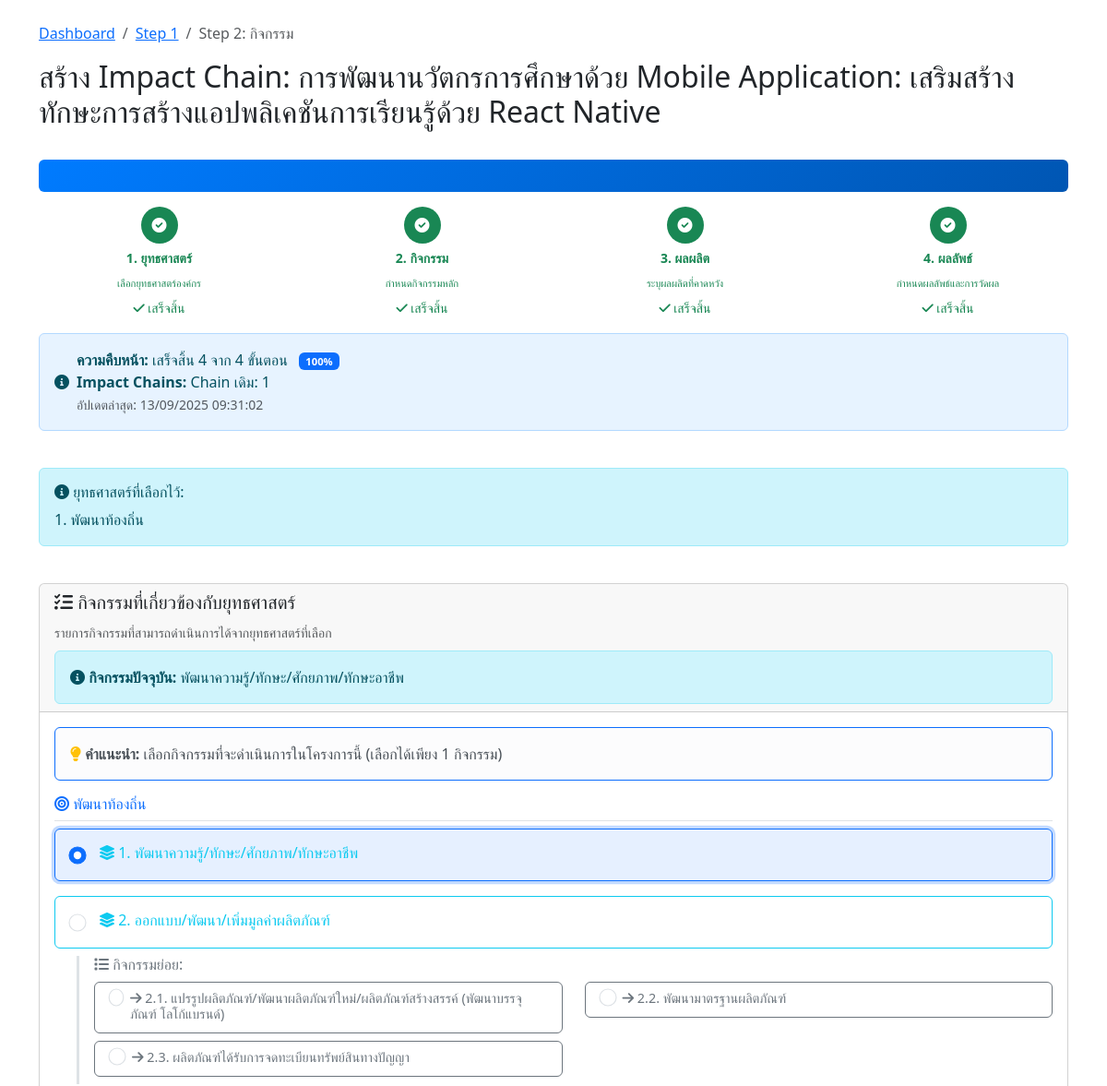
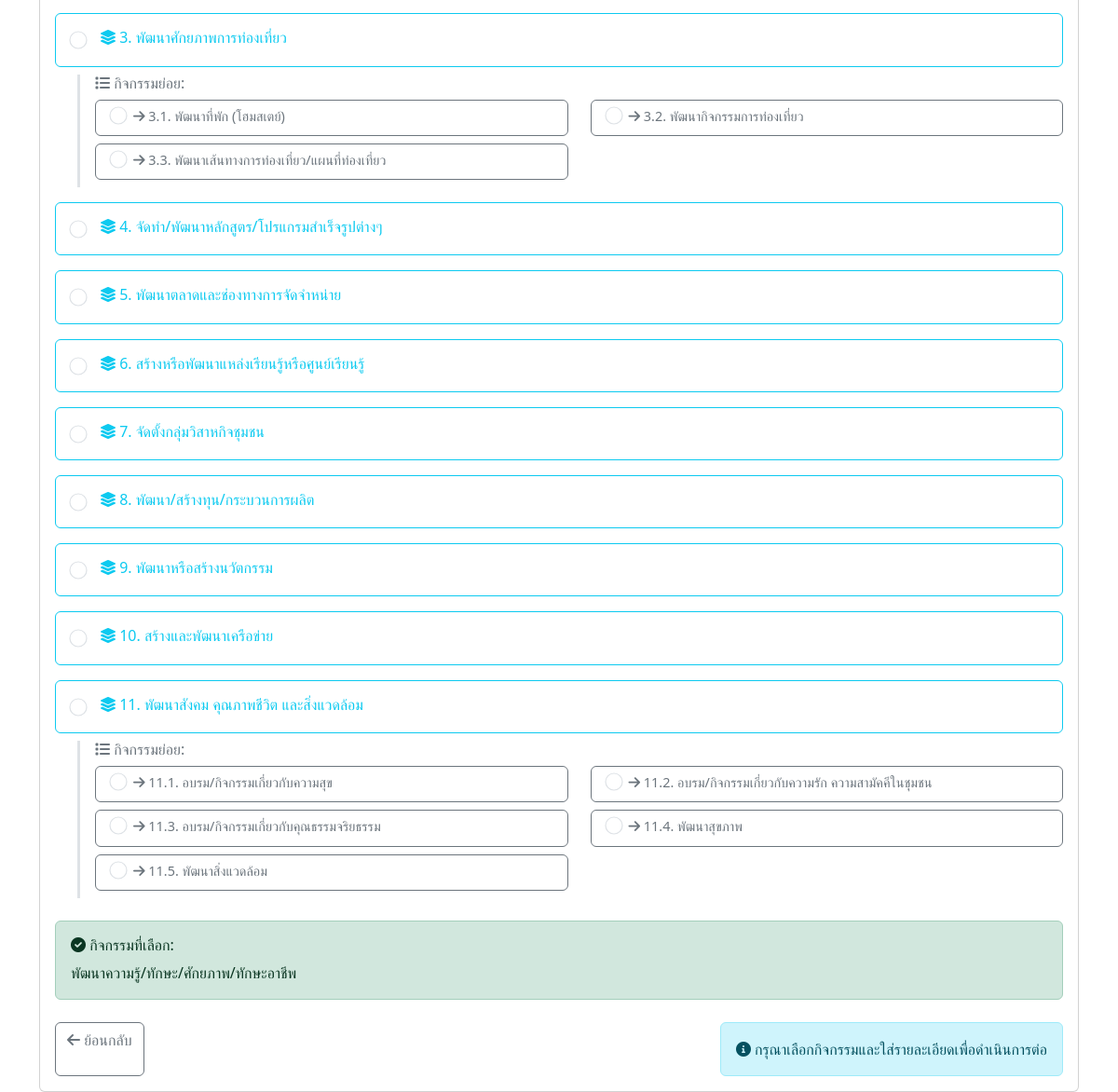
Screenshot of /impact-chain/step2-activity.php?project_id=10 (signed in) with the database file from the repository (2 pictures, top to bottom).
### tables this page shows
CREATE TABLE `projects` (
  `id` int(11) NOT NULL,
  `project_code` varchar(50) NOT NULL COMMENT 'รหัสโครงการ',
  `name` varchar(500) NOT NULL COMMENT 'ชื่อโครงการ',
  `description` text DEFAULT NULL COMMENT 'รายละเอียดโครงการ',
  `objective` text DEFAULT NULL COMMENT 'วัตถุประสงค์โครงการ',
  `start_date` date DEFAULT NULL COMMENT 'วันที่เริ่มโครงการ',
  `end_date` date DEFAULT NULL COMMENT 'วันที่สิ้นสุดโครงการ',
  `budget` decimal(15,2) DEFAULT NULL COMMENT 'งบประมาณ',
  `organization` varchar(300) DEFAULT NULL COMMENT 'หน่วยงาน/องค์กร',
  `project_manager` varchar(200) DEFAULT NULL COMMENT 'ผู้จัดการโครงการ',
  `status` enum('incompleted','completed') DEFAULT 'incompleted' COMMENT 'สถานะโครงการ',
  `created_by` varchar(100) DEFAULT NULL COMMENT 'ผู้สร้าง',
  `created_at` timestamp NOT NULL DEFAULT current_timestamp(),
  `updated_at` timestamp NOT NULL DEFAULT current_timestamp() ON UPDATE current_timestamp(),
  `impact_chain_status` longtext DEFAULT NULL CHECK (json_valid(`impact_chain_status`)),
  `total_impact_chains` int(11) DEFAULT 0 COMMENT 'จำนวน Impact Chain ทั้งหมด',
  `current_chain_id` int(11) DEFAULT NULL COMMENT 'Impact Chain ที่กำลังทำอยู่'
);

CREATE TABLE `project_strategies` (
  `id` int(11) NOT NULL,
  `project_id` int(11) NOT NULL COMMENT 'รหัสโครงการ',
  `strategy_id` int(11) NOT NULL COMMENT 'รหัสยุทธศาสตร์',
  `created_by` varchar(100) DEFAULT NULL COMMENT 'ผู้สร้าง',
  `created_at` timestamp NOT NULL DEFAULT current_timestamp(),
  `updated_at` timestamp NOT NULL DEFAULT current_timestamp() ON UPDATE current_timestamp()
);

CREATE TABLE `strategies` (
  `strategy_id` int(11) NOT NULL,
  `strategy_code` varchar(50) NOT NULL,
  `strategy_name` varchar(255) NOT NULL,
  `description` text DEFAULT NULL,
  `created_at` timestamp NOT NULL DEFAULT current_timestamp()
);

CREATE TABLE `activities` (
  `activity_id` int(11) NOT NULL,
  `strategy_id` int(11) NOT NULL,
  `activity_code` varchar(20) NOT NULL,
  `activity_name` varchar(500) NOT NULL,
  `activity_description` text DEFAULT NULL
);

### impact-chain/step2-activity.php (the view, shortened to what the rows shown need)
<?php
require_once '../config.php';
$project_id = isset($_GET['project_id']) ? (int)$_GET['project_id'] : 0;
$user_id = $_SESSION['user_id'];
$check_query = "SELECT * FROM projects WHERE id = ? AND created_by = ?";
$check_stmt = mysqli_prepare($conn, $check_query);
mysqli_stmt_bind_param($check_stmt, 'ii', $project_id, $user_id);
mysqli_stmt_execute($check_stmt);
$project_result = mysqli_stmt_get_result($check_stmt);
$project = mysqli_fetch_assoc($project_result);
$selected_strategies = [];
$strategy_query = "SELECT ps.strategy_id, s.strategy_name
                   FROM project_strategies ps
                   JOIN strategies s ON ps.strategy_id = s.strategy_id
                   WHERE ps.project_id = ?";
$strategy_stmt = mysqli_prepare($conn, $strategy_query);
mysqli_stmt_bind_param($strategy_stmt, 'i', $project_id);
mysqli_stmt_execute($strategy_stmt);
$strategy_result = mysqli_stmt_get_result($strategy_stmt);
if (mysqli_num_rows($strategy_result) > 0) {
    while ($strategy = mysqli_fetch_assoc($strategy_result)) {
        $selected_strategies[] = $strategy;
    }
} else {
    $_SESSION['error_message'] = "กรุณาเลือกยุทธศาสตร์ก่อน";
    header("location: step1-strategy.php?project_id=" . $project_id);
    exit;
}
$strategy_ids = array_column($selected_strategies, 'strategy_id');
$activities = [];
if (!empty($strategy_ids)) {
    $strategy_ids_str = implode(',', array_map('intval', $strategy_ids));
    $activities_query = "SELECT a.*, s.strategy_name
                         FROM activities a
                         JOIN strategies s ON a.strategy_id = s.strategy_id
                         WHERE a.strategy_id IN ($strategy_ids_str)
                         ORDER BY CAST(a.activity_code AS UNSIGNED) ASC";
    $activities_result = mysqli_query($conn, $activities_query);
    $activities = mysqli_fetch_all($activities_result, MYSQLI_ASSOC);
}
$selected_activity_ids = [];
$selected_activity_query = "SELECT pa.activity_id, a.activity_name, a.activity_code
                           FROM project_activities pa
                           JOIN activities a ON pa.activity_id = a.activity_id
                           WHERE pa.project_id = ?";
$selected_activity_stmt = mysqli_prepare($conn, $selected_activity_query);
mysqli_stmt_bind_param($selected_activity_stmt, 'i', $project_id);
mysqli_stmt_execute($selected_activity_stmt);
$selected_activity_result = mysqli_stmt_get_result($selected_activity_stmt);
while ($activity = mysqli_fetch_assoc($selected_activity_result)) {
    $selected_activity_ids[] = $activity['activity_id'];
}
$level1_activities = [];
$level2_activities = [];
foreach ($activities as $activity) {
    $code_parts = explode('.', $activity['activity_code']);
    if (count($code_parts) == 1) {
        $level1_activities[$activity['strategy_name']][] = $activity;
    } else {
        $parent_code = $code_parts[0];
        $level2_activities[$parent_code][] = $activity;
    }
}
?>
<!DOCTYPE html>
<html lang="th">
<head>
    <link href="https://cdn.jsdelivr.net/npm/bootstrap@5.3.0/dist/css/bootstrap.min.css" rel="stylesheet">
    <link href="https://cdnjs.cloudflare.com/ajax/libs/font-awesome/6.0.0/css/all.min.css" rel="stylesheet">
</head>
<body>
    <div class="container mt-4">
        <div class="row mb-4">
            <div class="col-12">
                <nav aria-label="breadcrumb">
                    <ol class="breadcrumb">
                    </ol>
                </nav>
                <?php if ((isset($_GET['add_new_chain']) && $_GET['add_new_chain'] == '1') || (isset($_GET['new_chain']) && $_GET['new_chain'] == '1')): ?>
                    <h2><i class="fas fa-plus text-success"></i> เพิ่ม Impact Chain ใหม่: <?php echo htmlspecialchars($project['name']); ?></h2>
                    <div class="alert alert-success">
                        <i class="fas fa-info-circle"></i> <strong>เพิ่ม Impact Chain ใหม่</strong> - เลือกกิจกรรมใหม่สำหรับ Impact Chain ถัดไป
                    </div>
                <?php else: ?>
                    <h2>สร้าง Impact Chain: <?php echo htmlspecialchars($project['name']); ?></h2>
                <?php endif; ?>
            </div>
        </div>
        <div class="row mb-4">
            <div class="col-12">
                <div class="alert alert-info">
                    <div class="mb-0">
                        <?php foreach ($selected_strategies as $strategy): ?>
                            <div><?php echo htmlspecialchars($strategy['strategy_id']); ?>. <?php echo htmlspecialchars($strategy['strategy_name']); ?></div>
                        <?php endforeach; ?>
                    </div>
                </div>
            </div>
        </div>
        <div class="row">
            <div class="col-12">
                <div class="card">
                    <div class="card-body">
                        <?php if (empty($level1_activities)): ?>
                            <div class="alert alert-warning">
                                <i class="fas fa-exclamation-triangle"></i> ไม่พบข้อมูลกิจกรรมที่เกี่ยวข้องกับยุทธศาสตร์ที่เลือก
                            </div>
                            <div class="d-flex justify-content-between">
                                <a href="step1-strategy.php?project_id=<?php echo $project_id; ?>" class="btn btn-outline-secondary">
                                    <i class="fas fa-arrow-left"></i> ย้อนกลับ
                                </a>
                            </div>
                        <?php else: ?>
                            <form id="activityForm" method="POST" action="process-step2.php">
                                <?php foreach ($level1_activities as $strategy_name => $strategy_activities): ?>
                                    <div class="mb-4">
                                        <h6 class="text-primary border-bottom pb-2">
                                            <i class="fas fa-bullseye"></i> <?php echo htmlspecialchars($strategy_name); ?>
                                        </h6>
                                        <?php foreach ($strategy_activities as $main_activity): ?>
                                            <div class="mb-3">
                                                <div class="card border-info activity-card <?php echo in_array($main_activity['activity_id'], $selected_activity_ids) ? 'selected' : ''; ?>"
                                                    onclick="selectActivity('<?php echo $main_activity['activity_id']; ?>', '<?php echo htmlspecialchars($main_activity['activity_name'], ENT_QUOTES); ?>')">
                                                    <div class="card-body">
                                                        <div class="d-flex align-items-start">
                                                            <input type="radio"
                                                                class="form-check-input activity-radio me-3 mt-1"
                                                                name="selected_activity"
                                                                value="<?php echo $main_activity['activity_id']; ?>"
                                                                id="activity_<?php echo $main_activity['activity_id']; ?>"
                                                                <?php echo in_array($main_activity['activity_id'], $selected_activity_ids) ? 'checked' : ''; ?>>
                                                            <div class="flex-grow-1">
                                                                <h6 class="card-title text-info mb-1">
                                                                    <i class="fas fa-layer-group"></i> <?php echo $main_activity['activity_code']; ?>. <?php echo htmlspecialchars($main_activity['activity_name']); ?>
                                                                </h6>
                                                            </div>
                                                        </div>
                                                    </div>
                                                </div>
                                                <?php if (isset($level2_activities[$main_activity['activity_code']])): ?>
                                                    <div class="ms-4 mt-2">
                                                        <h6 class="text-secondary mb-2">
                                                            <i class="fas fa-list"></i> กิจกรรมย่อย:
                                                        </h6>
                                                        <div class="row">
                                                            <?php
                                                            foreach ($level2_activities[$main_activity['activity_code']] as $sub_activity):
                                                            ?>
                                                                <div class="col-md-6 mb-2">
                                                                    <div class="card border-secondary activity-card <?php echo in_array($sub_activity['activity_id'], $selected_activity_ids) ? 'selected' : ''; ?>"
                                                                        onclick="selectActivity('<?php echo $sub_activity['activity_id']; ?>', '<?php echo htmlspecialchars($sub_activity['activity_name'], ENT_QUOTES); ?>')">
                                                                        <div class="card-body py-2">
                                                                            <div class="d-flex align-items-start">
                                                                                <input type="radio"
                                                                                    class="form-check-input activity-radio me-2 mt-0"
                                                                                    name="selected_activity"
                                                                                    value="<?php echo $sub_activity['activity_id']; ?>"
                                                                                    id="activity_<?php echo $sub_activity['activity_id']; ?>"
                                                                                    <?php echo in_array($sub_activity['activity_id'], $selected_activity_ids) ? 'checked' : ''; ?>>
                                                                                <div class="flex-grow-1">
                                                                                    <h6 class="card-title text-secondary mb-1" style="font-size: 0.9rem;">
                                                                                        <i class="fas fa-arrow-right"></i> <?php echo $sub_activity['activity_code']; ?>. <?php echo htmlspecialchars($sub_activity['activity_name']); ?>
                                                                                    </h6>
                                                                                </div>
                                                                            </div>
                                                                        </div>
                                                                    </div>
                                                                </div>
                                                            <?php
                                                            endforeach;
                                                            ?>
                                                        </div>
                                                    </div>
                                                <?php endif; ?>
                                            </div>
                                        <?php endforeach; ?>
                                    </div>
                                <?php endforeach; ?>
                            </form>
                        <?php endif; ?>
                    </div>
                </div>
            </div>
        </div>
    </div>
</body>
</html>

### rows the page displays
projects: name "การพัฒนานวัตกรการศึกษาด้วย Mobile Application: เสริมสร้างทักษะการสร้างแอปพลิเคชันการเรียนรู้ด้วย React Native"
project_strategies: strategy "1", strategy.strategy_name "พัฒนาท้องถิ่น"
activities: activity_id "☑", activity_code "1", activity_name "พัฒนาความรู้/ทักษะ/ศักยภาพ/ทักษะอาชีพ"
activities: activity_code "2", activity_name "ออกแบบ/พัฒนา/เพิ่มมูลค่าผลิตภัณฑ์"
activities: activity_code "2.1", activity_name "แปรรูปผลิตภัณฑ์/พัฒนาผลิตภัณฑ์ใหม่/ผลิตภัณฑ์สร้างสรรค์ (พัฒนาบรรจุภัณฑ์ โลโก้แบรนด์)"
activities: activity_code "2.2", activity_name "พัฒนามาตรฐานผลิตภัณฑ์"
activities: activity_code "2.3", activity_name "ผลิตภัณฑ์ได้รับการจดทะเบียนทรัพย์สินทางปัญญา"
activities: activity_code "3", activity_name "พัฒนาศักยภาพการท่องเที่ยว"
activities: activity_code "3.1", activity_name "พัฒนาที่พัก (โฮมสเตย์)"
activities: activity_code "3.2", activity_name "พัฒนากิจกรรมการท่องเที่ยว"
activities: activity_code "3.3", activity_name "พัฒนาเส้นทางการท่องเที่ยว/แผนที่ท่องเที่ยว"
activities: activity_code "4", activity_name "จัดทำ/พัฒนาหลักสูตร/โปรแกรมสำเร็จรูปต่างๆ"
activities: activity_code "5", activity_name "พัฒนาตลาดและช่องทางการจัดจำหน่าย"
activities: activity_code "6", activity_name "สร้างหรือพัฒนาแหล่งเรียนรู้หรือศูนย์เรียนรู้"
activities: activity_code "7", activity_name "จัดตั้งกลุ่มวิสาหกิจชุมชน"
activities: activity_code "8", activity_name "พัฒนา/สร้างทุน/กระบวนการผลิต"
activities: activity_code "9", activity_name "พัฒนาหรือสร้างนวัตกรรม"
activities: activity_code "10", activity_name "สร้างและพัฒนาเครือข่าย"
activities: activity_code "11", activity_name "พัฒนาสังคม คุณภาพชีวิต และสิ่งแวดล้อม"
activities: activity_code "11.1", activity_name "อบรม/กิจกรรมเกี่ยวกับความสุข"
activities: activity_code "11.2", activity_name "อบรม/กิจกรรมเกี่ยวกับความรัก ความสามัคคีในชุมชน"
activities: activity_code "11.3", activity_name "อบรม/กิจกรรมเกี่ยวกับคุณธรรมจริยธรรม"
activities: activity_code "11.4", activity_name "พัฒนาสุขภาพ"
activities: activity_code "11.5", activity_name "พัฒนาสิ่งแวดล้อม"

### other values shown
$steps[$i]['name'] "ยุทธศาสตร์"
$steps[$i]['description'] "เลือกยุทธศาสตร์องค์กร"
$steps[$i]['name'] "กิจกรรม"
$steps[$i]['description'] "กำหนดกิจกรรมหลัก"
$steps[$i]['name'] "ผลผลิต"
$steps[$i]['description'] "ระบุผลผลิตที่คาดหวัง"
$steps[$i]['name'] "ผลลัพธ์"
$steps[$i]['description'] "กำหนดผลลัพธ์และการวัดผล"
$completed_count "4"
$progress_percentage "100"
date('d/m/Y H:i:s', strtotime($status['last_updated'])) "13/09/2025 09:31:02"
$selected_activities[0]['activity_name'] "พัฒนาความรู้/ทักษะ/ศักยภาพ/ทักษะอาชีพ"
$strategy_name "พัฒนาท้องถิ่น"
